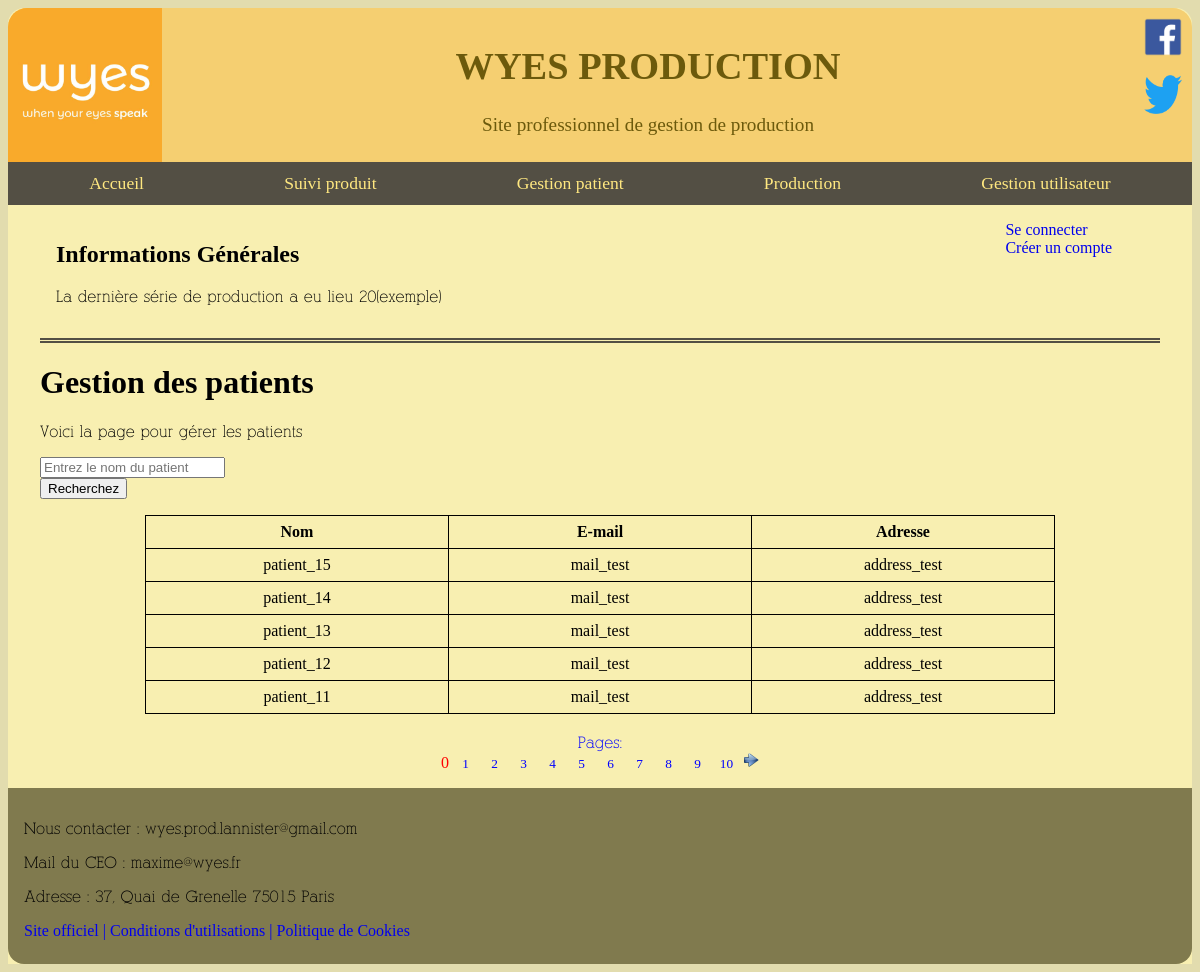
/?controller=patient, run on the app's committed database.
### tables this page shows
CREATE TABLE PATIENT (
  id_patient SERIAL,
  name VARCHAR(128),
  e_mail VARCHAR(128),
  address VARCHAR(128),
  review TEXT,
  PRIMARY KEY (id_patient)
);

### Controllers/Controller_patient.php (called while the page is built, shortened)
<?php
class Controller_patient extends Controller
{
  public function action_pagination() {
  $m = Model::getModel();
  $p = $_GET['start'] ?? 0;
  $tab =
    ['patients' => $m->getAllPatients(null,$p*5),
    'start' => $_GET['start'] ?? 0];
  $this->render('patient', $tab);
  }
  public function action_default(){
    $this->action_pagination();
  }
}
 ?>

### Models/Model.php (called while the page is built, shortened)
<?php
class Model
{
  private $bd;
  private static $instance=null;
  private function __construct()
  {
    try {
      include('Utils/log.php');
      $this->bd=new PDO($dsn,$login,$mdp);
      $this->bd->setAttribute(PDO::ATTR_ERRMODE, PDO::ERRMODE_EXCEPTION);
      $this->bd->query("SET nameS 'utf8'");
    } catch (PDOException $e) {
      die('Echec connexion, erreur n°' . $e->getCode() . ' : ' . $e->getMessage());
    }
  }
  public static function getModel()
  {
    if (is_null(self::$instance)) {
        self::$instance = new Model();
    }
    return self::$instance;
  }
public function getAllPatients($filter, $offset = 0, $limit = 5){
    try {
          $sql = 'SELECT * FROM PATIENT WHERE 1=1';
          $bv = [];
          $sql .= ' ORDER BY id_patient DESC LIMIT :limit OFFSET :offset';
          $bv[] = [
              'marqueur' => ':limit',
              'valeur'   => intval($limit),
              'type'     => PDO::PARAM_INT
          ];
          $bv[] = [
              'marqueur' => ':offset',
              'valeur'   => intval($offset),
              'type'     => PDO::PARAM_INT
          ];
          $requete = $this->bd->prepare($sql);
          foreach ($bv as $value) {
              $requete->bindValue($value['marqueur'], $value['valeur'], $value['type']);
          }
          $requete->execute();
          return $requete->fetchAll(PDO::FETCH_ASSOC);
      } catch (PDOException $e) {
          die('Echec getAllPatients, erreur n°' . $e->getCode() . ':' . $e->getMessage());
      }
  }
}
 ?>

### Utils/log.php (called while the page is built)
<?php
  $dsn='mysql:host=localhost;dbname=wyes_prod';
  $login='root';
  $mdp='';
 ?>

### Views/view_patient.php (the view, shortened to what this page needs)
<?php require('view_begin.php');?>
<h1>Gestion des patients</h1>
<p> Voici la page pour gérer les patients </p>
<form action = "?controller=patient&action=search" method="post">
  <p> <label><input type="text" name="name" placeholder="Entrez le nom du patient"/> </label>
  <input type="submit" value="Recherchez"/> </p>
</form>
<p>
<center>
<table>
<th>Nom</th>
<th>E-mail</th>
<th>Adresse</th>
<?php foreach($patients as $v): ?>
<tr>
  <td><?= $v['name'] ?></td>
  <td><?= $v['e_mail'] ?></td>
  <td><?= $v['address'] ?></td>
</tr>
<?php endforeach ?>
</table>
</center>
<?php if(isset($start)): ?>
<div class="listePages">
	<p>Pages:</p>
	<?php for($i=0; $i<=10; $i++): ?>
		<a class="
		<?php
			if ($i == $start) {
				echo 'active' ;
			}else{
				echo 'lienStart';
			}
		?>
		" href="?controller=patient&action=pagination&start=<?= $i ?>"> <?= $i ?> </a>
	<?php endfor ?>
	<a href="?controller=patient&action=pagination&start=<?= $start+1 ?>">
		<img class="icone" src="Content/img/next-icon.png"/>
	</a>
</div>
</p>
<?php endif ?>
<?php require('view_end.php');?>

### Content/css/view.css (style rules this page uses)
body { background-color:#E2DCAE; }
h1,h2,h3 { font-family: "Anna"; }
p { font-family: "Alex"; font-size : medium; }
a { text-decoration:none; }
label { display : block; width : 550px; }
.listePages { width : 400px; margin : auto; padding-top : 20px; text-align: center; }
.listePages p { color : blue; padding: 0px; margin:0px; }
a.lienStart { text-decoration: none; display: inline-block; width : 25px; font-size: smaller; color : blue; }
a.active { color : red; }
img.icone { width: 16px; }
table { border-collapse : collapse; margin : auto; }
td,th { border : 1px solid black; width : 300px; height : 30px; text-align : center; }

### data on the page
patient: name "patient_15", e_mail "mail_test", address "address_test"
patient: name "patient_14", e_mail "mail_test", address "address_test"
patient: name "patient_13", e_mail "mail_test", address "address_test"
patient: name "patient_12", e_mail "mail_test", address "address_test"
patient: name "patient_11", e_mail "mail_test", address "address_test"
